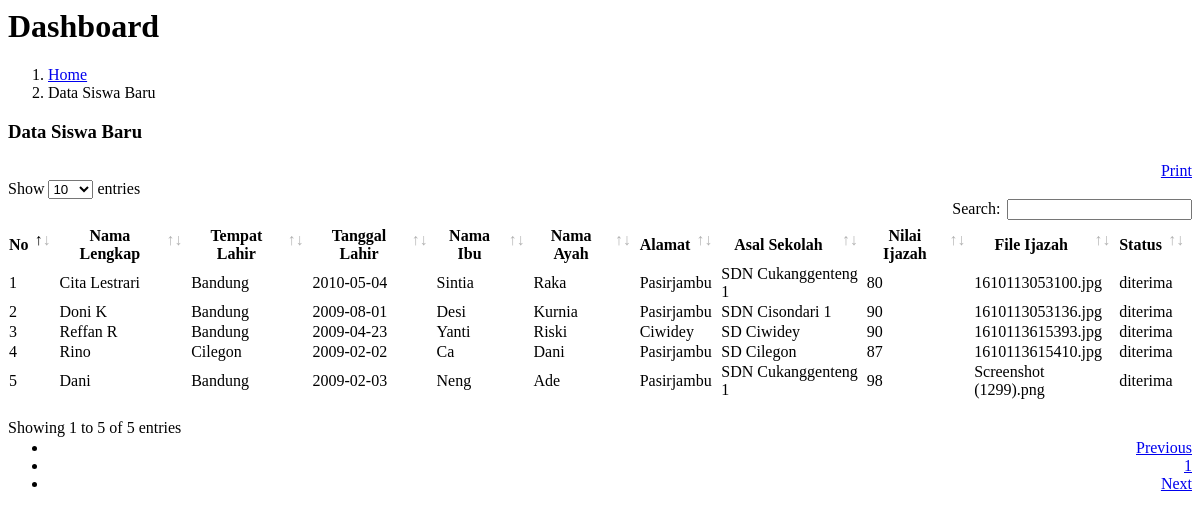
Screenshot of /pages/siswa.php with the database file from the repository.
### tables this page shows
CREATE TABLE `daftar` (
  `idDaftar` int(11) NOT NULL,
  `id` int(11) NOT NULL,
  `nama` varchar(50) NOT NULL,
  `tempatLahir` varchar(20) NOT NULL,
  `tanggalLahir` date NOT NULL,
  `namaIbu` varchar(50) NOT NULL,
  `namaAyah` varchar(50) NOT NULL,
  `alamat` text NOT NULL,
  `asalSekolah` varchar(50) NOT NULL,
  `nilaiIjazah` varchar(30) NOT NULL,
  `file` mediumtext NOT NULL,
  `status` varchar(20) NOT NULL
);

### pages/siswa.php (the view, shortened to what this page needs)
<div class="content-wrapper">
    <div class="content-header">
      <div class="container-fluid">
        <div class="row mb-2">
          <div class="col-sm-6">
            <h1 class="m-0 text-dark">Dashboard</h1>
          </div>
          <div class="col-sm-6">
            <ol class="breadcrumb float-sm-right">
              <li class="breadcrumb-item"><a href="#">Home</a></li>
              <li class="breadcrumb-item active">Data Siswa Baru</li>
            </ol>
          </div>
        </div>
      </div>
    </div>
    <section class="content">
      <div class="container-fluid">
        <div class="row">
            <div class="col-12">
                <div class="card">
                    <div class="card-header">
                    <h3 class="card-title">Data Siswa Baru</h3>
                    <div align="right">
                    <a href="pages/cetak-siswa.php" target="_blank" class="btn btn-sm btn-info"><i class="fas fa-print"></i> Print</a>
                  </div>
                    </div>
                    <div class="card-body">
                      <table id="tabel" class="table table-responsive table-bordered table-striped">
                        <thead>
                          <tr>
                              <th>No</th>
                              <th>Nama Lengkap</th>
                              <th>Tempat Lahir</th>
                              <th>Tanggal Lahir</th>
                              <th>Nama Ibu</th>
                              <th>Nama Ayah</th>
                              <th>Alamat</th>
                              <th>Asal Sekolah</th>
                              <th>Nilai Ijazah</th>
                              <th>File Ijazah</th>
                              <th>Status</th>
                          </tr>
                          </thead>
                          <tbody>
                          <?php
                          $no=1;
                          $sql = mysqli_query($con, "SELECT * FROM daftar WHERE status='diterima'");
                          while($data=mysqli_fetch_array($sql)){
                          ?>
                          <tr>
                              <td><?= $no?></td>
                              <td><?= $data['nama']?></td>
                              <td><?= $data['tempatLahir']?></td>
                              <td><?= $data['tanggalLahir']?></td>
                              <td><?= $data['namaIbu']?></td>
                              <td><?= $data['namaAyah']?></td>
                              <td><?= $data['alamat']?></td>
                              <td><?= $data['asalSekolah']?></td>
                              <td><?= $data['nilaiIjazah']?></td>
                              <td><?= $data['file']?></td>
                              <td><?= $data['status']?></td>
                          </tr>
                          <?php $no++;
                          }
                          ?>
                          </tbody>
                      </table>
                    </div>
                  </div>
             </div>
          </div>
      </div>
    </section>
  </div>
<link rel="stylesheet" href="assets/plugins/datatables-bs4/css/dataTables.bootstrap4.min.css">

### rows the page displays
daftar: nama "Cita Lestrari", tempatLahir "Bandung", tanggalLahir "2010-05-04", namaIbu "Sintia", namaAyah "Raka", alamat "Pasirjambu", asalSekolah "SDN Cukanggenteng 1", nilaiIjazah "80", file "1610113053100.jpg", status "diterima"
daftar: nama "Doni K", tempatLahir "Bandung", tanggalLahir "2009-08-01", namaIbu "Desi", namaAyah "Kurnia", alamat "Pasirjambu", asalSekolah "SDN Cisondari 1", nilaiIjazah "90", file "1610113053136.jpg", status "diterima"
daftar: nama "Reffan R", tempatLahir "Bandung", tanggalLahir "2009-04-23", namaIbu "Yanti", namaAyah "Riski", alamat "Ciwidey", asalSekolah "SD Ciwidey", nilaiIjazah "90", file "1610113615393.jpg", status "diterima"
daftar: nama "Rino", tempatLahir "Cilegon", tanggalLahir "2009-02-02", namaIbu "Ca", namaAyah "Dani", alamat "Pasirjambu", asalSekolah "SD Cilegon", nilaiIjazah "87", file "1610113615410.jpg", status "diterima"
daftar: nama "Dani", tempatLahir "Bandung", tanggalLahir "2009-02-03", namaIbu "Neng", namaAyah "Ade", alamat "Pasirjambu", asalSekolah "SDN Cukanggenteng 1", nilaiIjazah "98", file "Screenshot (1299).png", status "diterima"
